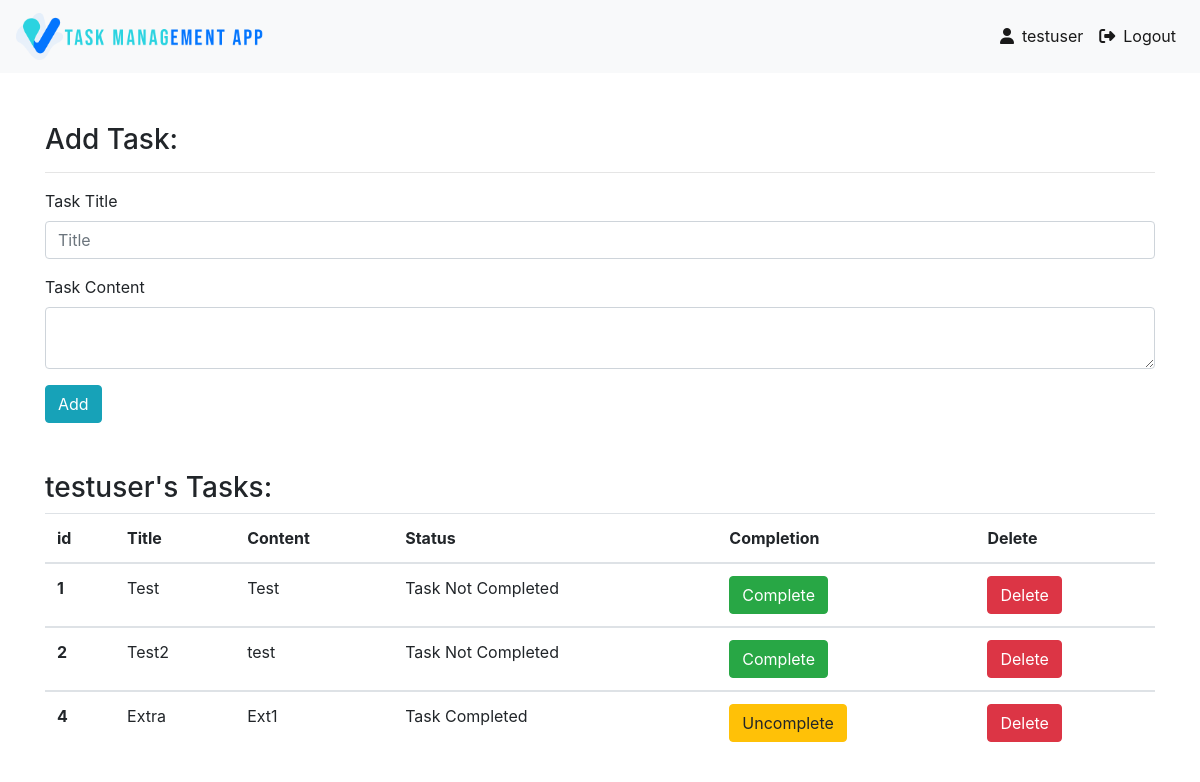
The app's page / (signed in) with its own data.
### todo/models.py (models this page shows, shortened)
class User(db.Model,UserMixin):
    id = db.Column(db.Integer, primary_key=True)
    username = db.Column(db.String(80), unique=True, nullable=False)
    password = db.Column(db.String(128), nullable=False)
    email = db.Column(db.String(120), unique=True, nullable=False)
    todos = db.relationship('Todo', backref="author", lazy=True)

class Todo(db.Model):
    id = db.Column(db.Integer, primary_key=True)
    title = db.Column(db.String(80))
    content = db.Column(db.Text)
    done = db.Column(db.Boolean)
    user_id = db.Column(db.Integer, db.ForeignKey("user.id"), nullable=False)

### todo/routes.py (the view)
@app.route("/")
@login_required
def index():
    all_todos = current_user.todos
    return render_template("index.html",all_todos = all_todos)

### todo/models.py (called while the page is built)
@login_manager.user_loader
def load_user(user_id):
    return User.query.get(int(user_id))

### todo/templates/index.html (shortened to what this page needs)
<!DOCTYPE html>
<html lang="en">
<head>
    <link rel="stylesheet" href="https://cdn.jsdelivr.net/npm/bootstrap@4.0.0/dist/css/bootstrap.min.css">
    <link rel="stylesheet" href="static/css/index.css">
</head>
<body>
  <nav class="navbar navbar-expand-lg navbar-light bg-light">
    <a class="navbar-brand" href=""><image class="logo" src="{{ url_for('static',filename="images/logo2.png") }}" alt="ViraSoft Task Management"></a>
    <div class="collapse navbar-collapse" id="navbarNav">
      <ul class="navbar-nav ml-auto">
        <li class="nav-item active">
          <a class="nav-link" href="/"><i class="fas fa-user"></i>&ensp;{{current_user.username}}</a>
        </li>
      <li class="nav-item active">
        <a class="nav-link" href="{{ url_for('logout') }}"><i class="fas fa-sign-out-alt"></i>&ensp;Logout</a>
      </li>
      </ul>
    </div>
  </nav>
    <div class="container">
        <h3>Add Task:</h3>
        <hr>
        <form action="/add" method="POST">
            <form>
                <form>
                    <div class="form-group">
                      <label for="formGroupExampleInput">Task Title</label>
                      <input type="text" name="title" class="form-control" id="formGroupExampleInput" placeholder="Title">
                    </div>
                    <div class="form-group">
                      <label for="formGroupExampleInput2">Task Content</label>
                      <textarea type="text" name="content" class="form-control" id="formGroupExampleInput2" placeholder="Content"> </textarea>
                    </div>
                    <button class="btn btn-info" type="submit"> Add </button>
                  </form>
              </form>
        </form>
        <br><br>
        <h3>{{current_user.username}}'s Tasks:</h3>
        {% if all_todos == [] %}
        <div class="alert alert-danger" role="alert">
            There is no added task!
          </div>
        {% else %}
        <table class="table">
            <thead>
              <tr>
                <th scope="col">id</th>
                <th scope="col">Title</th>
                <th scope="col">Content</th>
                <th scope="col">Status</th>
                <th scope="col">Completion</th>
                <th scope="col">Delete</th>
              </tr>
            </thead>
            <tbody>
                {% for todo in all_todos  %}
                    <th scope="row">{{todo.id}}</th>
                    <td>{{todo.title}}</td>
                    <td>{{todo.content}}</td>
                    {% if todo.done == False %}
                    <td>Task Not Completed</td>
                    {% else %}
                    <td>Task Completed</td>
                    {% endif %}
                    {% if todo.done == False %}
                        <td><a href="/complete/{{todo.id}}" class="btn btn-success">Complete</a></td>
                    {% else %}
                        <td><a href="/complete/{{todo.id}}" class="btn btn-warning">Uncomplete</a></td>
                    {% endif %}
                    <td><a href="/delete/{{todo.id}}" class="btn btn-danger">Delete</a></td>
                </tbody>
                {% endfor %}
          </table>
        {% endif %}
    </div>
</body>
</html>

### todo/static/css/index.css (style rules this page uses)
.container { margin-top: 50px; }
.logo { width: 35%; }

### records on screen
User: username "testuser"
Todo: id "1", title "Test", content "Test", done "Task Not Completed"
Todo: id "2", title "Test2", content "test", done "Task Not Completed"
Todo: id "4", title "Extra", content "Ext1", done "Task Completed"
